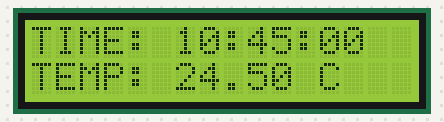
The sketch below on a simulated Arduino Uno, built with avr-gcc and run on an emulated ATmega328P. On the bench: 16×2 character LCD. Wiring (from diagram.json): DS1307 clock at I2C address 0x68. The local clock reads 2024-03-15 10:24:30 at power-on unless the sketch sets it.

Above: at 0.1 s.
At 4.3 s:
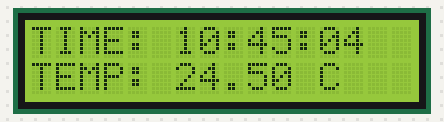
At 9.4 s:
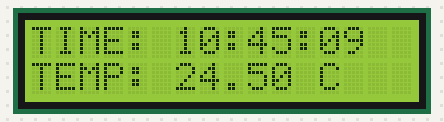
At 18.7 s:
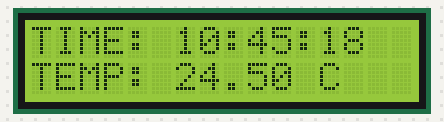
At 28.0 s:
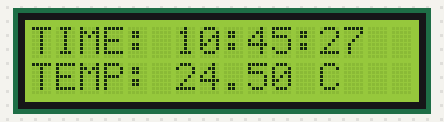
At 38.3 s:
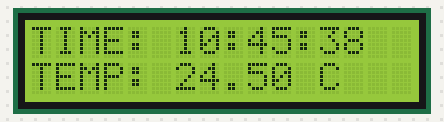

The sketch:

sketch.ino
```cpp
#include <Wire.h>
#include <LiquidCrystal_I2C.h>

LiquidCrystal_I2C lcd(0x27, 16, 2);
const byte RTC_ADDR = 0x68;

byte bcd2dec(byte val) { return (val >> 4) * 10 + (val & 0x0F); }
byte dec2bcd(byte val) { return ((val / 10) << 4) | (val % 10); }

void setRTC(byte h, byte m, byte s) {
  Wire.beginTransmission(RTC_ADDR);
  Wire.write(0x00);
  Wire.write(dec2bcd(s));
  Wire.write(dec2bcd(m));
  Wire.write(dec2bcd(h));
  Wire.endTransmission();
}

bool getRTC(byte &h, byte &m, byte &s) {
  Wire.beginTransmission(RTC_ADDR);
  Wire.write(0x00);
  if (Wire.endTransmission(false) != 0) return false;
  if (Wire.requestFrom((uint8_t)RTC_ADDR, (uint8_t)3) != 3) return false;
  s = bcd2dec(Wire.read() & 0x7F);
  m = bcd2dec(Wire.read() & 0x7F);
  h = bcd2dec(Wire.read() & 0x3F);
  return true;
}

void setup() {
  Wire.begin();
  lcd.init();
  lcd.backlight();
  setRTC(10, 45, 0);
}

void loop() {
  byte h, m, s;
  if (getRTC(h, m, s)) {
    char l1[17], l2[17];
    snprintf(l1, sizeof(l1), "TIME: %02d:%02d:%02d", h, m, s);
    snprintf(l2, sizeof(l2), "TEMP: 24.50 C   ");
    lcd.setCursor(0, 0); lcd.print(l1);
    lcd.setCursor(0, 1); lcd.print(l2);
  } else {
    lcd.setCursor(0, 0); lcd.print("** RTC ERROR ** ");
    lcd.setCursor(0, 1); lcd.print("RETRYING...     ");
  }
  delay(1000);
}
```

Measured:
- what the display in image 1 shows lasts 1.0 s, from 4.2 s to 5.2 s
